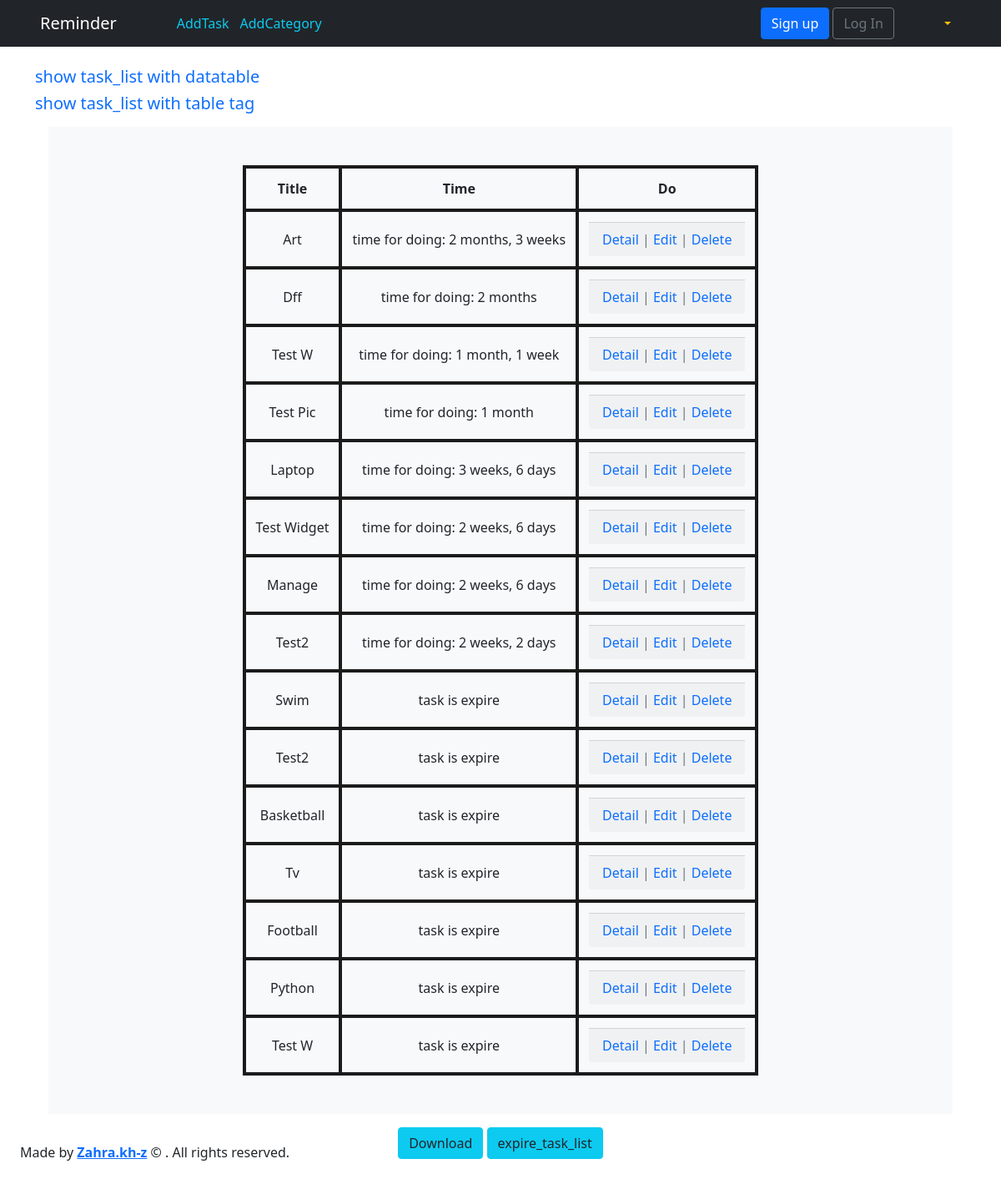
Page /task/ on the committed database.
### todo/models.py (models this page shows, shortened)
class Task(models.Model):
    PRIORITY_TASK = [
        (0, 'بی اهمیت'),
        (1, 'کم اهمیت'),
        (2, 'توجه'),
        (3, 'قابل توجه'),
        (4, 'مهم'),
        (5, 'ضروری'),
    ]
    ENABLE = "enable"
    STATUS_TASK = [
        ('disable', 'غیرفعال'),
        (ENABLE, 'فعال'),
        ('doing', 'در حال انجام'),
        ('done', 'انجام شده'),
        ('expire', 'منقضی'),
        ('archive', 'ارشیو'),
    ]
    title = models.CharField(max_length=250)
    description = models.TextField()
    category = models.ForeignKey(Category, default="general", on_delete=models.CASCADE, related_name='ITEM')
    priority = models.IntegerField(choices=PRIORITY_TASK, default=4)
    expire_date = models.DateTimeField(blank=True, null=True, default=timezone.now)
    objects = TodoManager()
    picture = models.ImageField(default='TASK_4_Safe.png', upload_to='picture/')
    today = models.DateTimeField(auto_now=True)
    status = models.CharField(max_length=10, choices=STATUS_TASK, default=ENABLE)
    created_at = models.DateTimeField(auto_now_add=True)
    updated_at = models.DateTimeField(auto_now=True)
    class Meta:
        ordering = ["-expire_date"]  # ordering by the expire_date field
    def get_absolute_url(self):
        return reverse('task_detail', args=[str(self.id)])
    @property
    def timesince(self):
        now = timezone.now()
        return now

### todo/views.py (the view)
# urls.py: path('task/', TaskListView.as_view(), name='task_list'),
class TaskListView(ListView):
    model = Task
    template_name = 'task_list.html'

### templates/task_list.html (shortened to what this page needs)
{% extends 'base.html' %}
{% block content %}
{% load static %}
    <link rel="stylesheet" href={% static 'css/task_list.css' %}>
    <h5><a class="text-decoration-none" href={% url 'task_datatable' %}>show task_list with datatable</a></h5>
    <h5><a class="text-decoration-none" href="{% url 'task_list' %}">show task_list with table tag</a></h5>
        <section class="bg-light p-3 m-3 text-center">
        <table style="border-collapse:collapse; margin: 30px auto ">
        <thead>
            <tr>
                <th>Title</th>
                <th>Time</th>
                <th>Do</th>
            </tr>
        </thead>
        <tbody>
            {% for task in object_list %}
                <tr>
                    {% if task.expire_date|date:"YmdHis" < task.timesince|date:"YmdHis" %}
                        <td>{{ task.title|title }}</td>
                        <td>task is expire</td>
                         <td>
                            <div class="card-footer text-center text-muted">
                            <a class="text-decoration-none" href="{{ task.get_absolute_url }}">Detail</a> |
                             <a class="text-decoration-none" href="{% url 'task_edit' task.pk %}">Edit</a> |
                            <a class="text-decoration-none" href="{% url 'task_delete' task.pk %}">Delete</a>
                            </div>
                        </td>
                    {% else %}
                        <td>{{ task.title|title }}</td>
                        <td>time for doing: {{ task.expire_date|timeuntil:task.timesince }}</td>
                        <td>
                            <div class="card-footer text-center text-muted">
                            <a class="text-decoration-none" href="{{ task.get_absolute_url }}">Detail</a> |
                             <a class="text-decoration-none" href="{% url 'task_edit' task.pk %}">Edit</a> |
                            <a class="text-decoration-none" href="{% url 'task_delete' task.pk %}">Delete</a>
                            </div>
                        </td>
                {% endif %}
                </tr>
            {% endfor %}
        </tbody>
    </table>
    </section>
        </div>
    <div class="text-center">
    <button class="btn btn-info " type="submit"><a class="text-dark text-decoration-none" href="{% url 'tasks_json_list' %}" download>Download</a></button>
    <button class="btn btn-info" type="submit"><a class="text-dark text-decoration-none" href="{% url 'show_expire' %}" >expire_task_list</a></button><br><br>
    </div>
{% endblock content %}

### static/css/task_list.css (style rules this page uses)
td, th { border: 4px solid #1b1b1b; text-align: center; padding: 12px; }

### rows in the picture
Task: title "Art", expire_date "2 months, 3 weeks"
Task: title "Dff", expire_date "2 months"
Task: title "Test W", expire_date "1 month, 1 week"
Task: title "Test Pic", expire_date "1 month"
Task: title "Laptop", expire_date "3 weeks, 6 days"
Task: title "Test Widget", expire_date "2 weeks, 6 days"
Task: title "Manage", expire_date "2 weeks, 6 days"
Task: title "Test2", expire_date "2 weeks, 2 days"
Task: title "Swim"
Task: title "Test2"
Task: title "Basketball"
Task: title "Tv"
Task: title "Football"
Task: title "Python"
Task: title "Test W"
